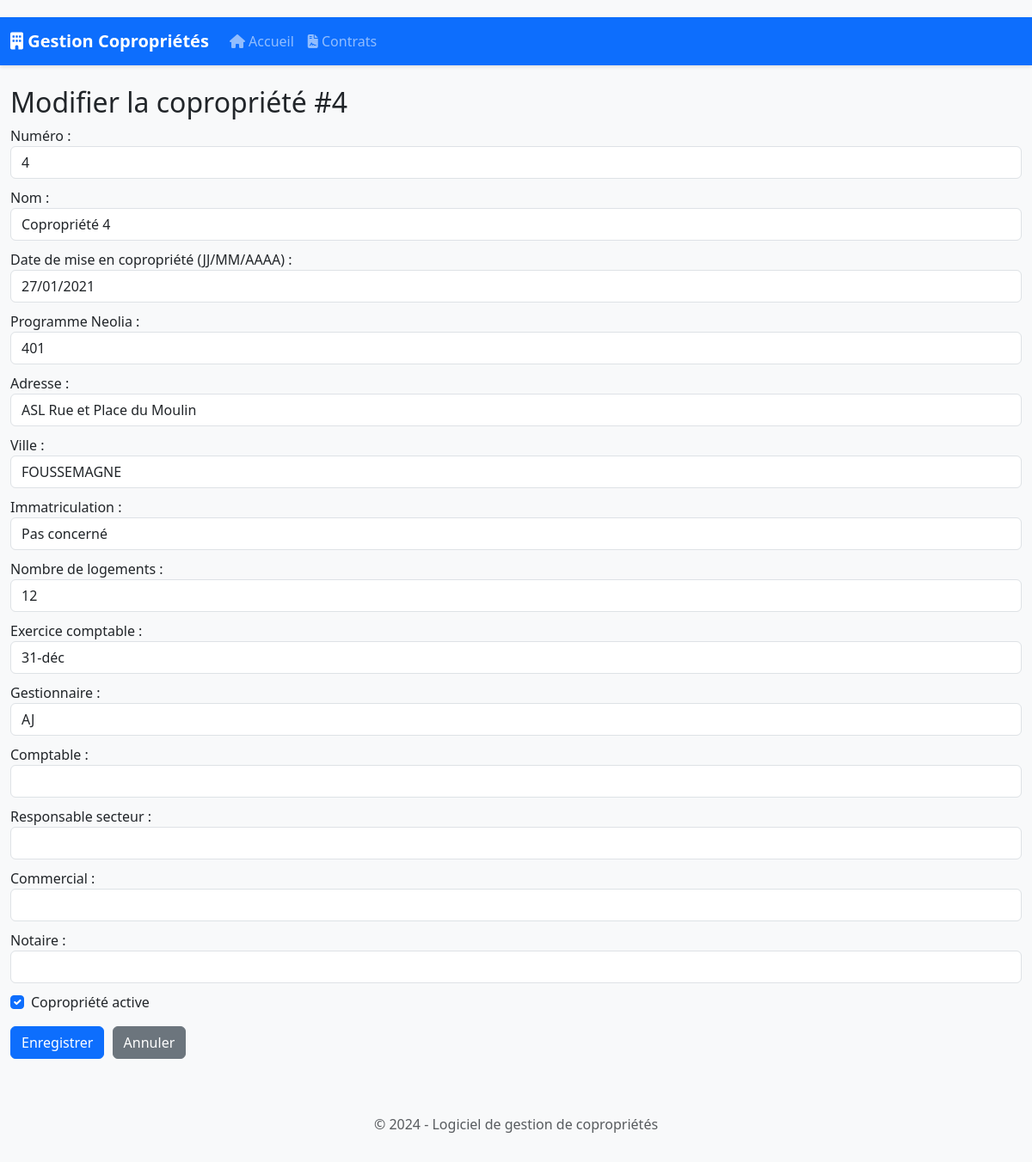
The app's page /copropriete/4/edit with its own data.
### app.py (models this page shows)
class Copropriete(db.Model):
    id = db.Column(db.Integer, primary_key=True)
    numero = db.Column(db.Integer, unique=True, nullable=False)
    nom = db.Column(db.String(200), nullable=False)
    date_mise_copropriete = db.Column(db.Date)
    programme_neolia = db.Column(db.String(100))
    adresse = db.Column(db.String(300))
    ville = db.Column(db.String(100))
    immatriculation = db.Column(db.String(100))
    nombre_logements = db.Column(db.Integer)
    exercice_comptable = db.Column(db.String(20))
    gestionnaire = db.Column(db.String(50))
    comptable = db.Column(db.String(100))
    responsable_secteur = db.Column(db.String(200))
    commercial = db.Column(db.String(200))
    notaire = db.Column(db.String(200))
    est_active = db.Column(db.Boolean, default=True)
    fiche_immeuble = db.relationship('FicheImmeuble', backref='copropriete', uselist=False)
    contrats = db.relationship('Contrat', backref='copropriete', lazy=True)
    coproprietaires = db.relationship('Coproprietaire', backref='copropriete', lazy=True)
    assemblees_generales = db.relationship('AssembleeGenerale', backref='copropriete', lazy=True)
    resolutions_futures = db.relationship('ResolutionFuture', backref='copropriete', lazy=True)

### app.py (the view, shortened to what this page needs)
@app.route('/copropriete/<int:copro_id>/edit', methods=['GET', 'POST'])
def edit_copropriete(copro_id):
    copropriete = Copropriete.query.get_or_404(copro_id)
    return render_template('edit_copropriete.html', copropriete=copropriete)

### app.py (called while the page is built)
@app.context_processor
def inject_models():
    return dict(Civilite=Civilite)

### templates/edit_copropriete.html
{% extends "base.html" %}
{% block content %}
<h2>Modifier la copropriété #{{ copropriete.numero }}</h2>
<form method="POST" action="{{ url_for('edit_copropriete', copro_id=copropriete.id) }}">
    <div class="form-group">
        <label for="numero">Numéro :</label>
        <input type="number" id="numero" name="numero" class="form-control" value="{{ copropriete.numero }}" required>
    </div>
    <div class="form-group">
        <label for="nom">Nom :</label>
        <input type="text" id="nom" name="nom" class="form-control" value="{{ copropriete.nom }}" required>
    </div>
    <div class="form-group">
        <label for="date_mise_copropriete">Date de mise en copropriété (JJ/MM/AAAA) :</label>
        <input type="text" id="date_mise_copropriete" name="date_mise_copropriete" class="form-control"
               value="{{ copropriete.date_mise_copropriete.strftime('%d/%m/%Y') if copropriete.date_mise_copropriete else '' }}" placeholder="JJ/MM/AAAA">
    </div>
    <div class="form-group">
        <label for="programme_neolia">Programme Neolia :</label>
        <input type="text" id="programme_neolia" name="programme_neolia" class="form-control" value="{{ copropriete.programme_neolia or '' }}">
    </div>
    <div class="form-group">
        <label for="adresse">Adresse :</label>
        <input type="text" id="adresse" name="adresse" class="form-control" value="{{ copropriete.adresse or '' }}">
    </div>
    <div class="form-group">
        <label for="ville">Ville :</label>
        <input type="text" id="ville" name="ville" class="form-control" value="{{ copropriete.ville or '' }}">
    </div>
    <div class="form-group">
        <label for="immatriculation">Immatriculation :</label>
        <input type="text" id="immatriculation" name="immatriculation" class="form-control" value="{{ copropriete.immatriculation or '' }}">
    </div>
    <div class="form-group">
        <label for="nombre_logements">Nombre de logements :</label>
        <input type="number" id="nombre_logements" name="nombre_logements" class="form-control" value="{{ copropriete.nombre_logements or 0 }}">
    </div>
    <div class="form-group">
        <label for="exercice_comptable">Exercice comptable :</label>
        <input type="text" id="exercice_comptable" name="exercice_comptable" class="form-control" value="{{ copropriete.exercice_comptable or '' }}" placeholder="Ex: 31-déc, 30-juin">
    </div>
    <div class="form-group">
        <label for="gestionnaire">Gestionnaire :</label>
        <input type="text" id="gestionnaire" name="gestionnaire" class="form-control" value="{{ copropriete.gestionnaire or '' }}">
    </div>
    <div class="form-group">
        <label for="comptable">Comptable :</label>
        <input type="text" id="comptable" name="comptable" class="form-control" value="{{ copropriete.comptable or '' }}">
    </div>
    <div class="form-group">
        <label for="responsable_secteur">Responsable secteur :</label>
        <input type="text" id="responsable_secteur" name="responsable_secteur" class="form-control" value="{{ copropriete.responsable_secteur or '' }}">
    </div>
    <div class="form-group">
        <label for="commercial">Commercial :</label>
        <input type="text" id="commercial" name="commercial" class="form-control" value="{{ copropriete.commercial or '' }}">
    </div>
    <div class="form-group">
        <label for="notaire">Notaire :</label>
        <input type="text" id="notaire" name="notaire" class="form-control" value="{{ copropriete.notaire or '' }}">
    </div>
    <div class="form-group form-check">
        <input type="checkbox" id="est_active" name="est_active" class="form-check-input"
               {% if copropriete.est_active %}checked{% endif %}>
        <label for="est_active" class="form-check-label">Copropriété active</label>
    </div>
    <div class="mt-3">
        <button type="submit" class="btn btn-primary">Enregistrer</button>
        <a href="{{ url_for('copropriete', copro_id=copropriete.id) }}" class="btn btn-secondary">Annuler</a>
    </div>
</form>
{% endblock %}

### static/css/style.css (style rules this page uses)
body { padding-top: 20px; background-color: #f8f9fa; }
.btn { margin-right: 5px; }
.form-control { margin-bottom: 10px; }

### records on screen
Copropriete: numero "4", nom "Copropriété 4", date_mise_copropriete "27/01/2021", programme_neolia "401", adresse "ASL Rue et Place du Moulin", ville "FOUSSEMAGNE", immatriculation "Pas concerné", nombre_logements "12", exercice_comptable "31-déc", gestionnaire "AJ", est_active "☑"
